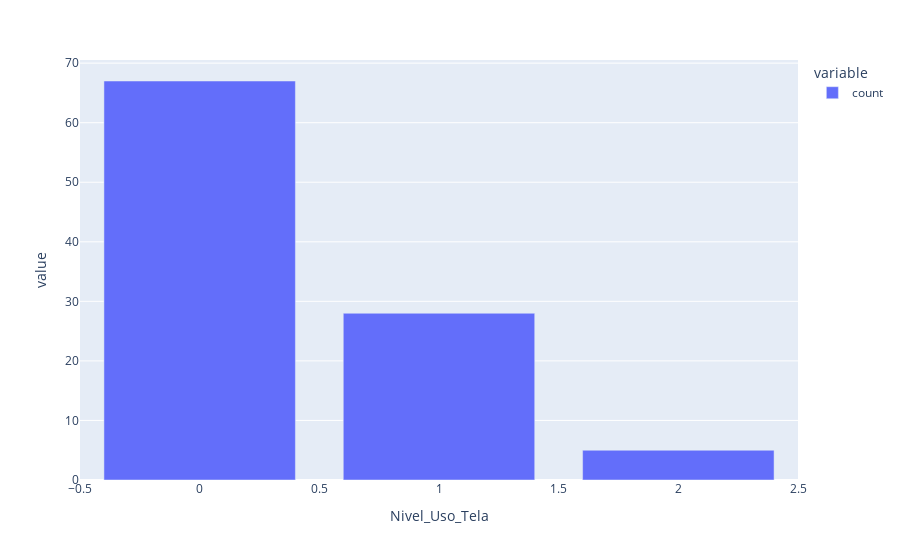

Notebook code cell kept with this figure:
### Code cell
# Análise Univariada - Nível de Uso de Tela
px.bar(round(df_obesidade.value_counts('Nivel_Uso_Tela') / len(df_obesidade) * 100))

### Figure 1 — Plotly figure (JSON) as saved in the notebook; plotly's stock layout.template omitted (floating-point values rounded to 4 significant figures)
{"data": [{"alignmentgroup": "True", "hovertemplate": "variable=count<br>Nivel_Uso_Tela=%{x}<br>value=%{y}<extra></extra>", "legendgroup": "count", "marker": {"color": "#636efa", "pattern": {"shape": ""}}, "name": "count", "offsetgroup": "count", "orientation": "v", "showlegend": true, "textposition": "auto", "type": "bar", "x": [0, 1, 2], "xaxis": "x", "y": [67, 28, 5], "yaxis": "y"}], "layout": {"barmode": "relative", "legend": {"title": {"text": "variable"}, "tracegroupgap": 0}, "margin": {"t": 60}, "xaxis": {"anchor": "y", "domain": [0, 1], "title": {"text": "Nivel_Uso_Tela"}}, "yaxis": {"anchor": "x", "domain": [0, 1], "title": {"text": "value"}}}}
